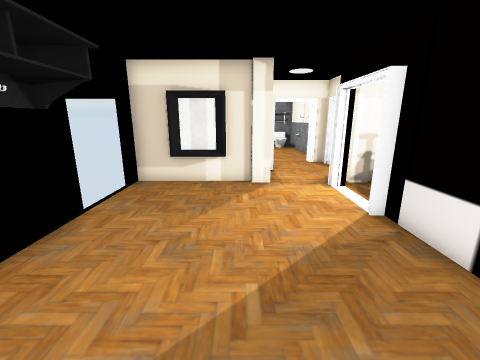
view 1 (above)

24 first-person views from a walk through a Unity game level. The camera is 1.3 m above the floor, tilts 14° down and sees 90° across. The floor is counted in squares, 0.5 m on a side. Each view is taken from the middle of a square. On the plan, view 1 faces up. The plan holds only what a view shows up to about 17 squares ahead; the rest is blank. The place goes on beyond the plan. The player is left out. Door leaves are left out, so doorways stand open. Some surface patterns are stand-ins.

view 2
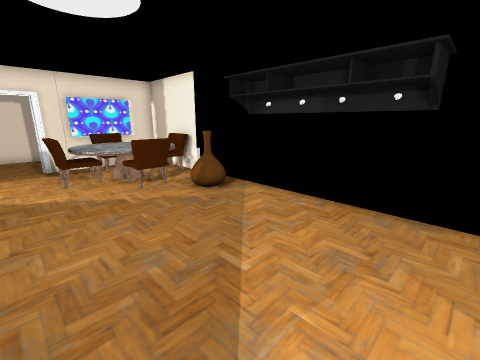

view 3
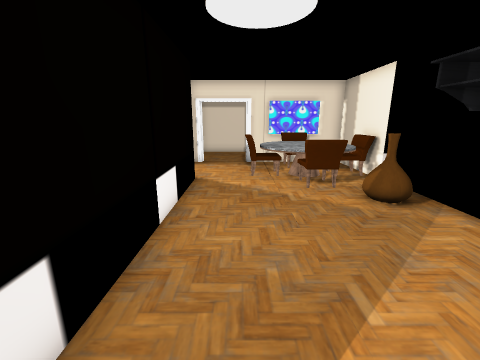

view 4
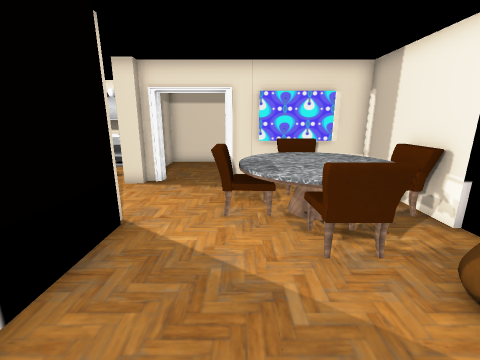

view 5
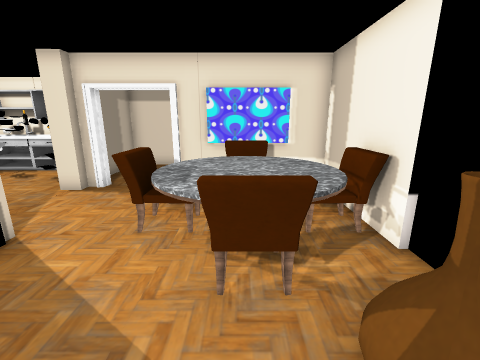

view 6
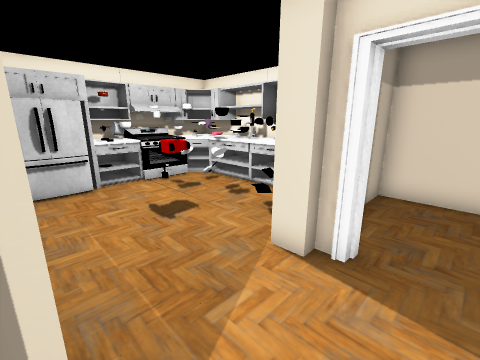

view 7
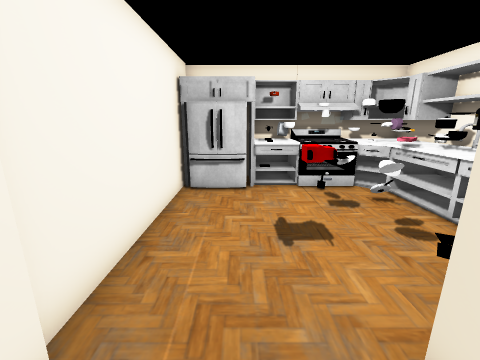

view 8
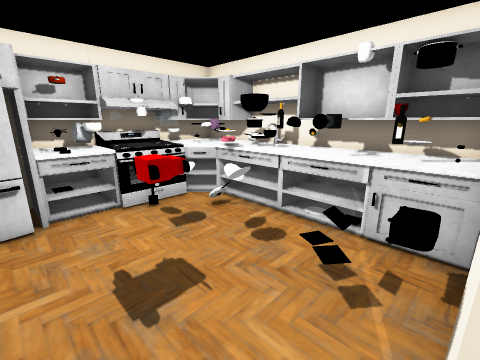

view 9
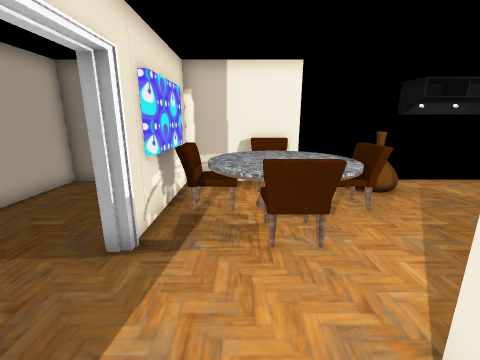

view 10
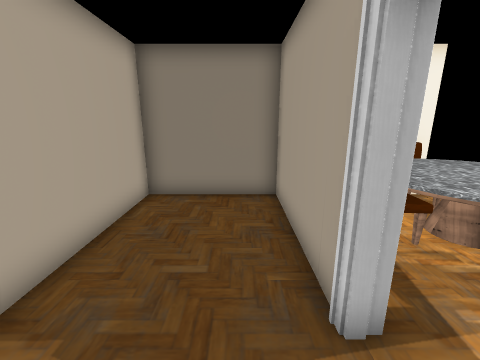

view 11
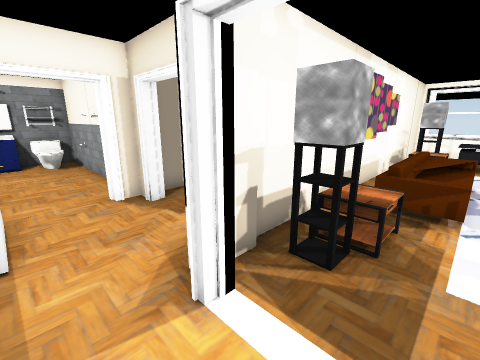

view 12
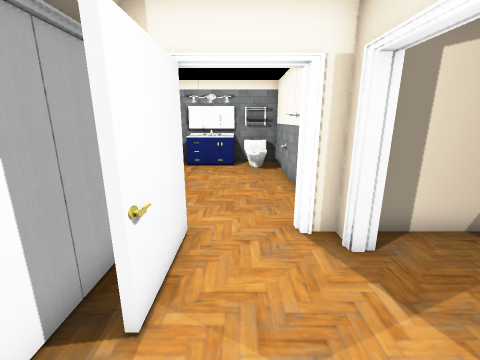

view 13
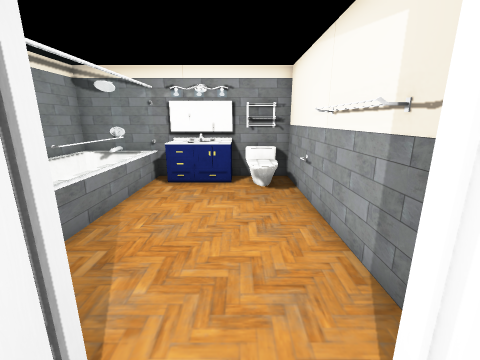

view 14
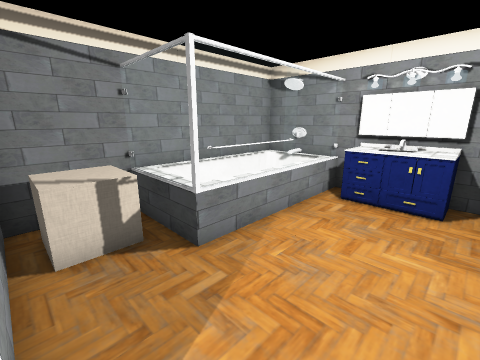

view 15
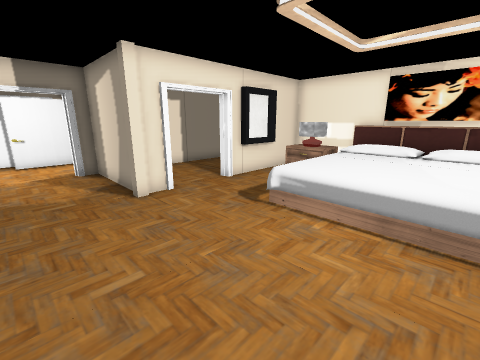

view 16
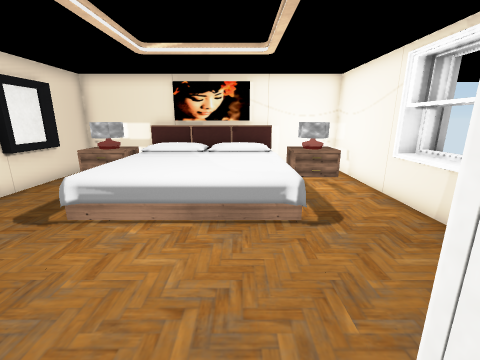

view 17
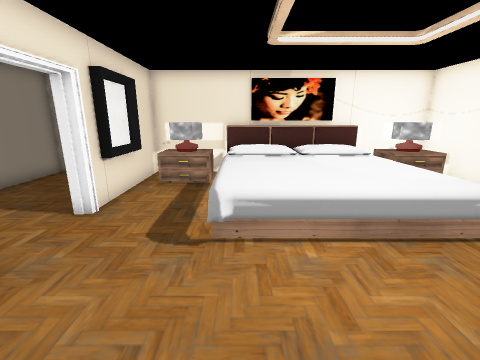

view 18
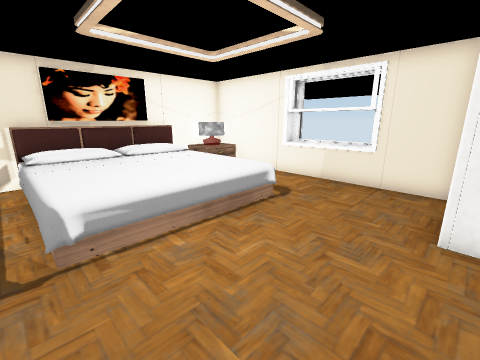

view 19
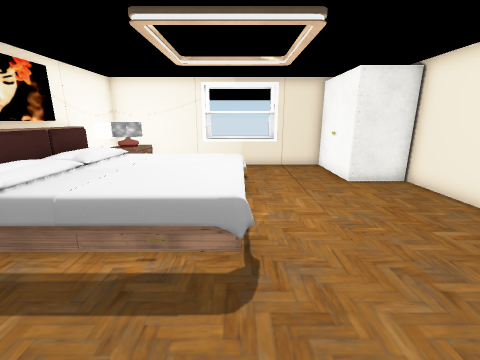

view 20
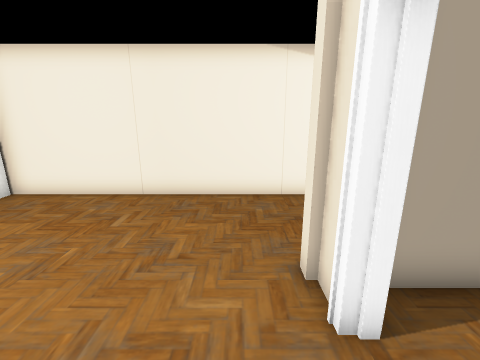

view 21
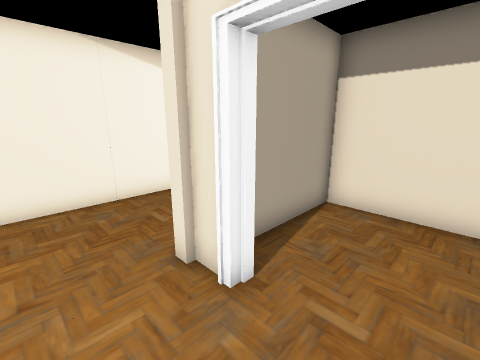

view 22
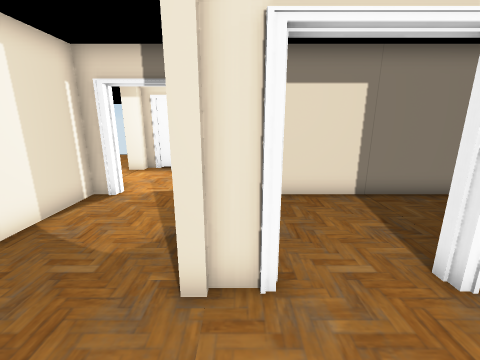

view 23
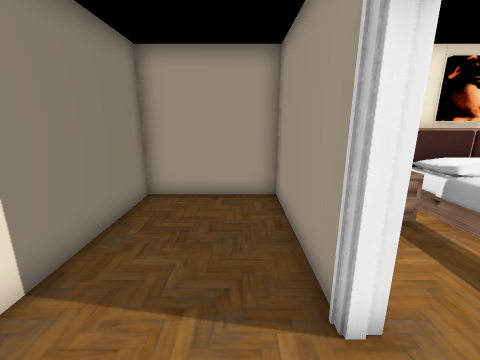

view 24
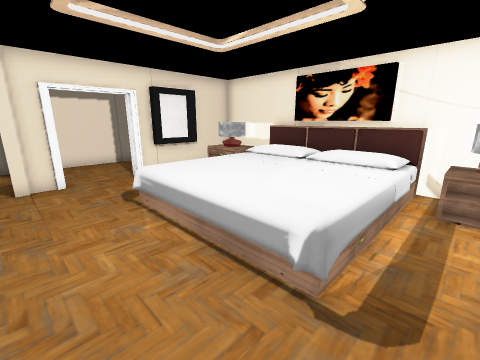

### Floor plan
Key: @ floor where view 1 was taken; # wall or solid block; x gap in a wall; . floor; / step, stairs or slope; D open door; = window, fence, low wall or low ledge; ^ raised ledge; O other object.
Columns run from 5 left of view 1 to 25 right of it. Each row starts with its distance up from view 1.
 25  #####OOO###########OOOOOO####
 24  #  #====O##...##OOOOOOOOOOOO#
 23  #  =....O##...##OOOOOOOOOOOO#
 22  #  =.....##...##..OOOOOOOO..#
 21  #  =.....##...##..OOOOOOOO..#
 20  #  =.....##...##..OOOOOOOO..##
 19  OOO=.....##....D..OOOOOOOO..=#
 18  #^^......##....D..OOOOOOOO..=#
 17  #^^......##....D............=#
 16  ######...#######............##
 15       ##..######O............#
 14       ##...D.................#
 13       ##...D.............OOOOO
 12       #....D.............O
 11      ##...################
 10 ######O..#O###################
  9  ........D.#=          =    =#
  8  ........D...../       x^   =#
  7  ........D...../       O^^  =#
  6   .......#
  5  OO......#
  4  O.......#
  3  O.......
  2  O.......
  1  O.......
  0  OO..@...#
 -1 # .......#
 -2 # O......#
 -3  #.OO....
 -4 ##OOOO...
 -5 ##OOOOOO.O ########O
 -6  OOOOOOO..........O
 -7  #OOOOO...........OOO
 -8  #.OOO.....DDDDDDDDD#
 -9  ######DDDOOD OODDDD#
-10  #######.##DDO OO OD#
-11  #........#DODOODDOD#
-12  #........#DDDODDOOD#
-13  #........##DDDDDDD##
-14  ########## ####    #

Positions as (right, up) in squares from view 1, and headings:
1: (0, 0), facing up
2: (3, 6), facing down-left
3: (2, 6), facing down
4: (1, 1), facing down
5: (-1, 0), facing down
6: (3, -5), facing down-right
7: (4, -7), facing right
8: (6, -7), facing down-right
9: (6, -7), facing left
10: (4, -11), facing left
11: (2, 7), facing up-right
12: (3, 10), facing up
13: (3, 14), facing up
14: (3, 16), facing up-left
15: (19, 12), facing up-left
16: (19, 12), facing up
17: (15, 13), facing up
18: (14, 13), facing up-right
19: (10, 18), facing right
20: (12, 19), facing down
21: (13, 19), facing down-left
22: (14, 16), facing left
23: (9, 17), facing up
24: (22, 15), facing up-left
